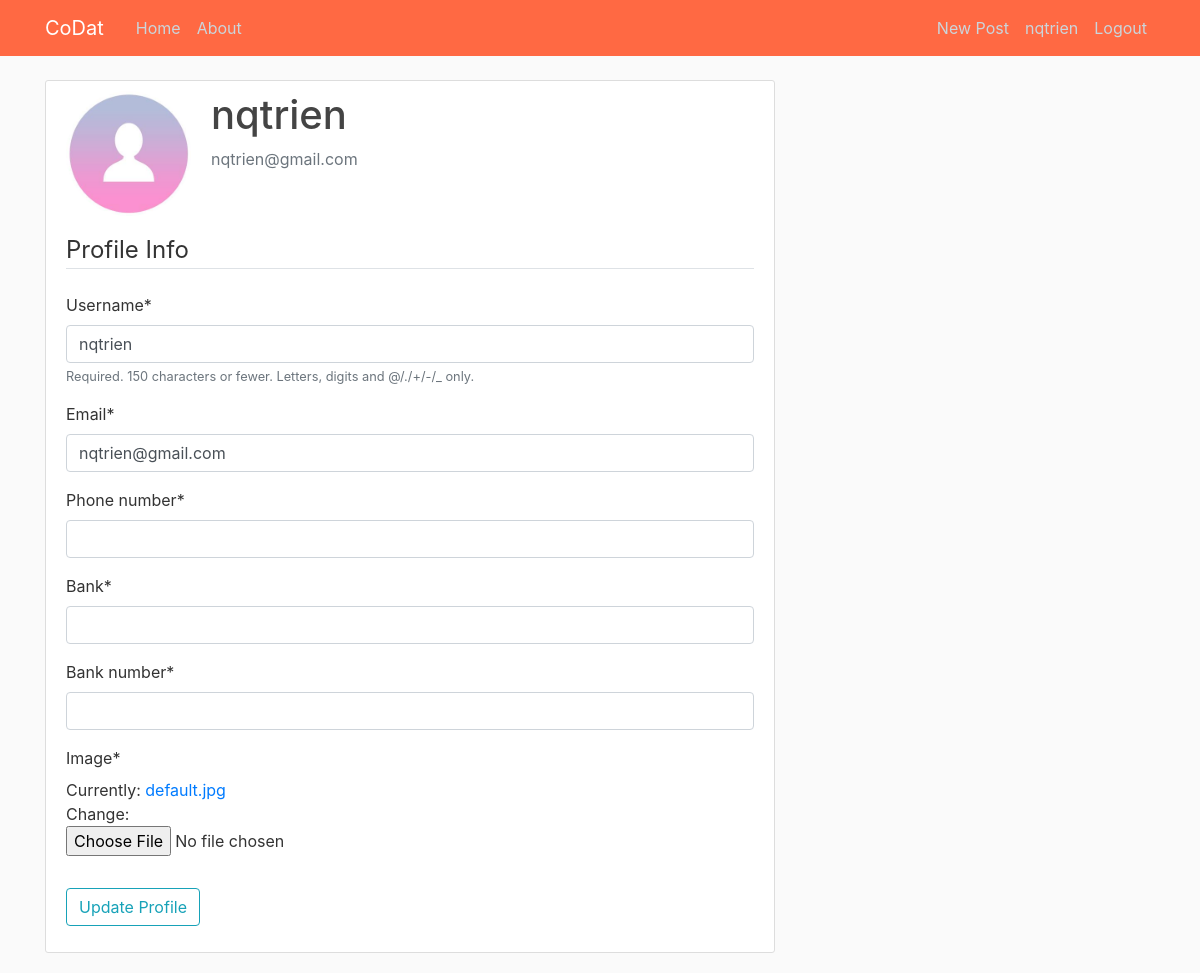
Page /profile/ (signed in) on the earlier database version.
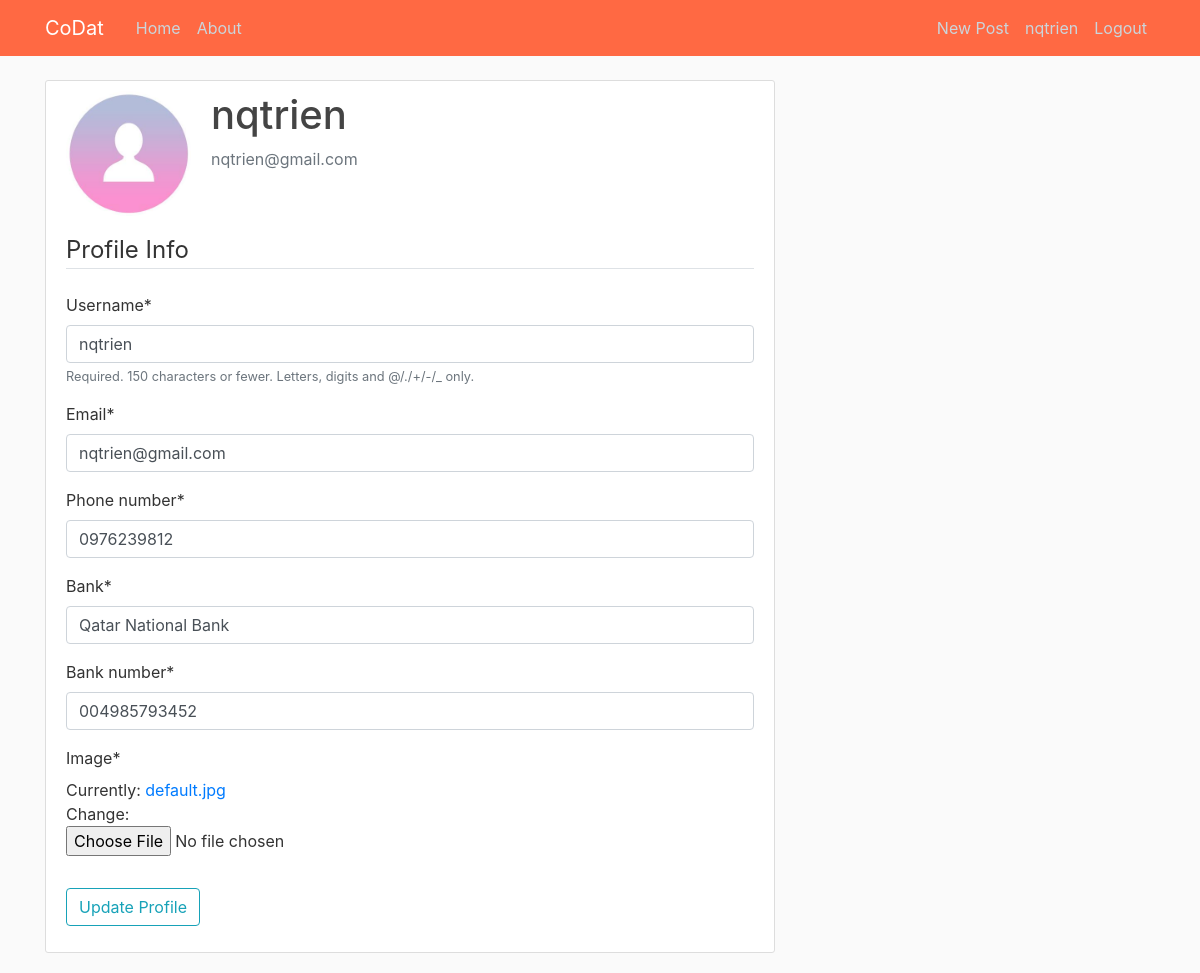
Same page on the later database version.
### users/models.py (models this page shows, shortened)
class Profile(models.Model):
	user = models.OneToOneField(User, on_delete=models.CASCADE)
	image = models.ImageField(default='default.jpg', upload_to='profile_pics')
	phone_number = models.CharField(max_length=12)
	bank = models.CharField(max_length=30)
	bank_number = models.CharField(max_length=20)

### users/views.py (the view)
# urls.py: path('profile/', user_views.profile, name='profile'),
@login_required
def profile(request):
    if request.method == 'POST':
        u_form = UserUpdateForm(request.POST, instance=request.user)
        p_form = ProfileUpdateForm(request.POST, request.FILES, instance=request.user.profile)
        if u_form.is_valid() and p_form.is_valid():
            u_form.save()
            p_form.save()
            messages.success(request, f'Your account has been updated!')
            return redirect('profile')
    else:
        u_form = UserUpdateForm(instance=request.user)
        p_form = ProfileUpdateForm(instance=request.user.profile)
    context = {
        'u_form': u_form,
        'p_form': p_form
    }
    return render(request, 'users/profile.html', context)

### users/forms.py
class UserUpdateForm(forms.ModelForm):
    email = forms.EmailField()
    class Meta:
        model = User
        fields = ['username', 'email']

class ProfileUpdateForm(forms.ModelForm):
    class Meta:
        model = Profile
        fields = ['phone_number', 'bank', 'bank_number', 'image']

### users/templates/users/profile.html (shortened to what this page needs)
{% extends "HomePage/base.html" %}
{% load crispy_forms_tags %}
{% block content %}
    <div class="content-section">
		<div class="media">
			<img class="rounded-circle account-img" src="{{ user.profile.image.url }}">
			<div class="media-body">
				<h2 class="account-heading">{{ user.username }}</h2>
				<p class="text-secondary">{{ user.email }}</p>
			</div>
		</div>
        <form method="POST" enctype="multipart/form-data">
            <fieldset class="form-group">
                <legend class="border-bottom mb-4">Profile Info</legend>
                {{ u_form|crispy }}
                {{ p_form|crispy }}
            </fieldset>
            <div class="form-group">
                <button class="btn btn-outline-info" type="submit">Update Profile</button>
            </div>
        </form>
	</div>
{% endblock content %}

Differences in the rows shown:
changed Profile: phone_number (not shown) → "0976239812"; bank (not shown) → "Qatar National Bank"; bank_number (not shown) → "004985793452"
